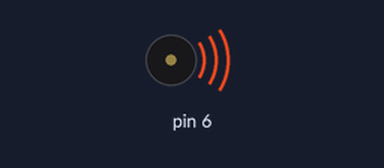
Bench run of a sketch on a simulated Arduino Uno, built with avr-gcc and run on an emulated ATmega328P. Shown: buzzer (waves = sounding).

Above: at 0.2 s.
Timing chart, 0 to 4.6 s (numbered marks = the images above):
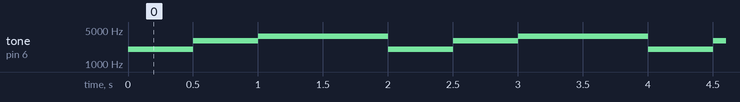

Measured:
- by itself, tone on pin 6: repeats every 2.0 s: 3000 Hz 0.50 s, 3700 Hz 1.0 s, 2000 Hz 0.50 s

The sketch:

sketch_jul05a.ino
```cpp
void setup() {
  // put your setup code here, to run once:
pinMode(6, OUTPUT);
}

void loop() {
  // put your main code here, to run repeatedly:
tone(6, 2000);
delay(500);
tone(6, 3000);
delay(500);
tone(6, 3700);
delay(500);
tone(6, 3700);
delay(500);
}
```
